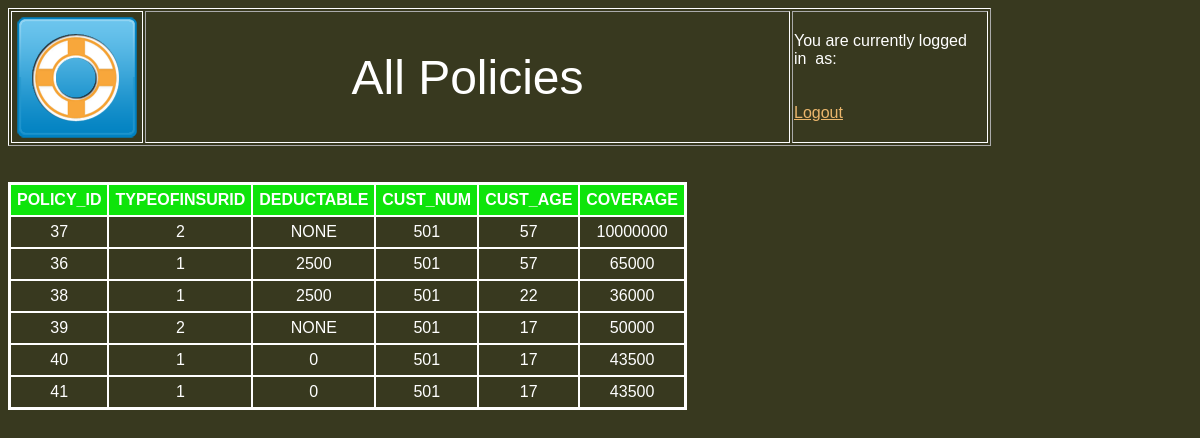
Page /AllPolicies.php on the committed database.
### tables this page shows
CREATE TABLE IF NOT EXISTS `POLICY` (
  `POLICY_ID` int(255) NOT NULL AUTO_INCREMENT,
  `TYPEOFINSURID` char(255) DEFAULT NULL,
  `DEDUCTABLE` char(255) DEFAULT NULL,
  `CUST_NUM` char(255) DEFAULT NULL,
  `CUST_AGE` char(255) DEFAULT NULL,
  `COVERAGE` float NOT NULL,
  PRIMARY KEY (`POLICY_ID`)
);

### AllPolicies.php (the view, shortened to what this page needs)
<html>
<head>
<link rel="stylesheet" href="cany1011.css">
</head>
<table border="1" width="983" height="120">
	<tr>
		<td height="120" width="86" style="border-style: solid; border-width: 1px">
		<a href="http://acadweb1.salisbury.edu/~apnohe/LESI/Home2.php">
		<img border="0" src="Lower%20Shore%20Insurance%20Company%20Logo.png" width="128" height="128"></a></td>
		<td height="120" style="width: 3150px">
		<p align="center"><font size="7">All Policies</font></td>
		<td height="120" width="881">
		You are currently logged in&nbsp; as:<br>
		<br><? echo $_SESSION['valid_user']; ?>
		<br>
		<a href="http://acadweb1.salisbury.edu/~apnohe/LESI/logout.php">Logout</a></td>
	</tr>
</table>
<br><br>
<?
$connection = @mysql_connect ('localhost', 'apnohe', 'o79gmtype');
function linebreak($text="\n") {
    echo nl2br( $text );
}
createDynamicHTMLTable("AGENT", "SELECT * FROM `POLICY`", $connection);
function createDynamicHTMLTable($table_name, $sql_query, $link)
{
    $sql_result = mysql_query($sql_query, $link);
    if (($sql_result)||(mysql_errno == 0))
    {
        echo "<DIV>\n";
        echo "<TABLE borderColor=#000000 cellSpacing=0 cellPadding=6 border=2>\n";
        echo "<TBODY>\n";
        if (mysql_num_rows($sql_result)>0)
        {
            $i = 0;
            echo "<TR vAlign=top bgColor=#0EE40B>\n";
            while ($i < mysql_num_fields($sql_result))
            {
                echo "<TH>". mysql_field_name($sql_result, $i) . "</TH>\n";
                $i++;
            }
            echo "</TR>\n";
            while ($rows = mysql_fetch_array($sql_result,MYSQL_ASSOC))
            {
                echo "<TR>\n";
                foreach ($rows as $data)
                {
                    echo "<TD align='center'>". $data . "</TD>\n";
                }
                echo "</TR>\n";
            }
        } else {
            echo "<TR>\n<TD colspan='" . ($i+1) . "'>No Results found!</TD></TR>\n";
        }
        echo "</TBODY>\n</TABLE>\n";
        echo "</DIV>\n";
    } else {
        echo nl2br( sprintf( "Error in running query: %s\n", mysql_error()) );
    }
}
?>
</body>
</html>

### cany1011.css (style rules this page uses)
a:link { color:#EBB66C; }
TABLE { table-border-color-light:#FFFFFF; table-border-color-dark:#FFFFFF; border-color:#FFFFFF; color:#FFFFFF; }
TH { color:#FFFFFF; }
TD { border-color:#FFFFFF; }
TABLE { font-family:Verdana,Arial,Helvetica,sans-serif; font-style:normal; }
TH { font-family:Verdana,Arial,Helvetica,sans-serif; font-style:bold; }

### rows in the picture
policy: POLICY_ID "37", TYPEOFINSURID "2", DEDUCTABLE "NONE", CUST_NUM "501", CUST_AGE "57", COVERAGE "10000000"
policy: POLICY_ID "36", TYPEOFINSURID "1", DEDUCTABLE "2500", CUST_NUM "501", CUST_AGE "57", COVERAGE "65000"
policy: POLICY_ID "38", TYPEOFINSURID "1", DEDUCTABLE "2500", CUST_NUM "501", CUST_AGE "22", COVERAGE "36000"
policy: POLICY_ID "39", TYPEOFINSURID "2", DEDUCTABLE "NONE", CUST_NUM "501", CUST_AGE "17", COVERAGE "50000"
policy: POLICY_ID "40", TYPEOFINSURID "1", DEDUCTABLE "0", CUST_NUM "501", CUST_AGE "17", COVERAGE "43500"
policy: POLICY_ID "41", TYPEOFINSURID "1", DEDUCTABLE "0", CUST_NUM "501", CUST_AGE "17", COVERAGE "43500"

### other values in the picture
mysql_field_name($sql_result, $i) "POLICY_ID"
mysql_field_name($sql_result, $i) "TYPEOFINSURID"
mysql_field_name($sql_result, $i) "DEDUCTABLE"
mysql_field_name($sql_result, $i) "CUST_NUM"
mysql_field_name($sql_result, $i) "CUST_AGE"
mysql_field_name($sql_result, $i) "COVERAGE"
